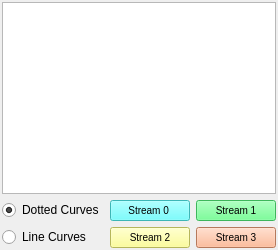
                  <widget class="QWidget" name="tab_3">
                   <attribute name="title">
                    <string>Single Window</string>
                   </attribute>
                   <layout class="QVBoxLayout" name="verticalLayout_6" stretch="1,0">
                    <property name="leftMargin">
                     <number>2</number>
                    </property>
                    <property name="topMargin">
                     <number>2</number>
                    </property>
                    <property name="rightMargin">
                     <number>2</number>
                    </property>
                    <property name="bottomMargin">
                     <number>2</number>
                    </property>
                    <item>
                     <widget class="PyDMWaveformPlot" name="waveformPlotBay1">
                      <property name="toolTip">
                       <string/>
                      </property>
                      <property name="showXGrid">
                       <bool>true</bool>
                      </property>
                      <property name="showYGrid">
                       <bool>true</bool>
                      </property>
                      <property name="axisColor">
                       <color>
                        <red>206</red>
                        <green>206</green>
                        <blue>206</blue>
                       </color>
                      </property>
                      <property name="showRightAxis">
                       <bool>true</bool>
                      </property>
                      <property name="title" stdset="0">
                       <string/>
                      </property>
                      <property name="yLabels">
                       <stringlist/>
                      </property>
                      <property name="curves">
                       <stringlist>
                        <string>{&quot;y_channel&quot;: &quot;ca://${DEVICE}:STR${MUX}:STREAM_SLOWSHORT${CH}&quot;, &quot;x_channel&quot;: null, &quot;name&quot;: &quot;&quot;, &quot;color&quot;: &quot;cyan&quot;, &quot;lineStyle&quot;: 1, &quot;lineWidth&quot;: 2, &quot;symbol&quot;: null, &quot;symbolSize&quot;: 10, &quot;redraw_mode&quot;: 2}</string>
                       </stringlist>
                      </property>
                      <property name="autoRangeY">
                       <bool>false</bool>
                      </property>
                      <property name="minYRange">
                       <double>-32768.000000000000000</double>
                      </property>
                      <property name="maxYRange">
                       <double>32767.000000000000000</double>
                      </property>
                     </widget>
                    </item>
                    <item>
                     <layout class="QGridLayout" name="gridLayout_7">
                      <property name="topMargin">
                       <number>0</number>
                      </property>
                      <item row="0" column="1">
                       <widget class="QPushButton" name="b1_channel0_pb">
                        <property name="styleSheet">
                         <string notr="true">QPushButton {
  background-color: #55ffff;
  border-color: #55ffff;
  color:black;
  font-size: 10px;
}
QPushButton:checked{
  background-color: #55ffff;
  font: bold
}
QPushButton:hover{
  border-style: outset;
}</string>
                        </property>
                        <property name="text">
                         <string>Stream 0 </string>
                        </property>
                        <property name="checkable">
                         <bool>true</bool>
                        </property>
                       </widget>
                      </item>
                      <item row="0" column="2">
                       <widget class="QPushButton" name="b1_channel1_pb">
                        <property name="styleSheet">
                         <string notr="true">QPushButton {
  background-color: #55ff7f;
  border-color: #55ff7f;
  color:black;
  font-size: 10px;
}
QPushButton:checked{
  background-color: #55ff7f;
  font: bold
}
QPushButton:hover{
  border-style: outset;
}</string>
                        </property>
                        <property name="text">
                         <string>Stream 1</string>
                        </property>
                        <property name="checkable">
                         <bool>true</bool>
                        </property>
                       </widget>
                      </item>
                      <item row="1" column="2">
                       <widget class="QPushButton" name="b1_channel3_pb">
                        <property name="styleSheet">
                         <string notr="true">QPushButton {
  background-color: #ffaa7f;
  border-color: #ffaa7f;
  color:black;
  font-size: 10px;
}
QPushButton:checked{
  background-color: #ffaa7f;
  font: bold
}
QPushButton:hover{
  border-style: outset;
}</string>
                        </property>
                        <property name="text">
                         <string>Stream 3</string>
                        </property>
                        <property name="checkable">
                         <bool>true</bool>
                        </property>
                       </widget>
                      </item>
                      <item row="1" column="1">
                       <widget class="QPushButton" name="b1_channel2_pb">
                        <property name="styleSheet">
                         <string notr="true">QPushButton {
  background-color: #ffff7f;
  border-color: #ffff7f;
  color:black;
  font-size: 10px;
}
QPushButton:checked{
  background-color: #ffff7f;
  font: bold
}
QPushButton:hover{
  border-style: outset;
}</string>
                        </property>
                        <property name="text">
                         <string>Stream 2</string>
                        </property>
                        <property name="checkable">
                         <bool>true</bool>
                        </property>
                       </widget>
                      </item>
                      <item row="0" column="0">
                       <widget class="QRadioButton" name="bay1Mode0_rb">
                        <property name="text">
                         <string>Dotted Curves</string>
                        </property>
                        <property name="checked">
                         <bool>true</bool>
                        </property>
                       </widget>
                      </item>
                      <item row="1" column="0">
                       <widget class="QRadioButton" name="bay1Mode1_rb">
                        <property name="text">
                         <string>Line Curves</string>
                        </property>
                        <property name="checked">
                         <bool>false</bool>
                        </property>
                       </widget>
                      </item>
                     </layout>
                    </item>
                   </layout>
                  </widget>
